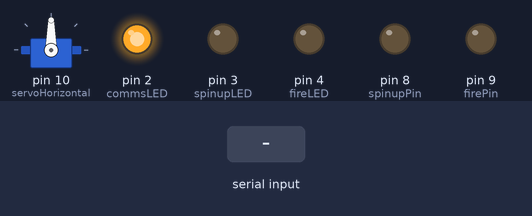
The sketch below on a simulated Arduino Uno, built with avr-gcc and run on an emulated ATmega328P. On the bench: servo, output pins drawn as LEDs (lit = HIGH). Inputs (shaded band) come from the test bench. What the sketch prints to the serial monitor is not drawn.

Above: at 5.8 s.
5.9 s: "M" received over Serial
7.4 s: "S" received over Serial
At 7.7 s:
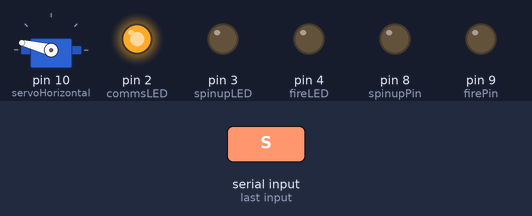
8.9 s: "F" received over Serial
10.4 s: "Q" received over Serial
At 11.2 s:
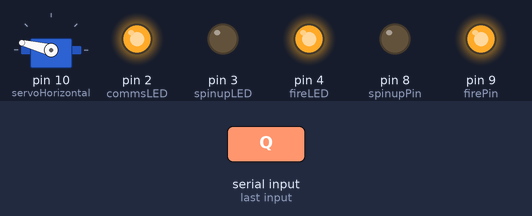
Timing chart, 0 to 12.9 s (numbered marks = the images above; inputs shaded):
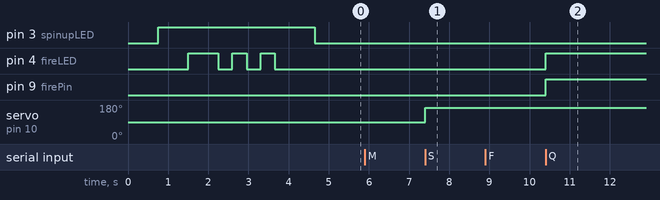

Measured:
- after the input at 5.9 s, every drawn part: stays the same
- after the input at 7.4 s, servo on pin 10 (servoHorizontal): 90° → 166° at once
- after the input at 8.9 s, every drawn part: stays the same
- after the input at 10.4 s, pin 4 (fireLED), pin 9 (firePin): LOW → HIGH at once

The sketch:

Turret.ino
```cpp
/*
 * Turret control for Wolters Kluwer Hackathon Dec 14, 2015
 *
 * Attach :
 *          Spin-up relay to pin 8
 *          Trigger relay to pin 9
 *          Servo to pin 10
 *
 *          Comms online LED to pin 2
 *          Spinup initiated LED to pin 3
 *          Fire initiated LED to pin 4
 */


#include <Servo.h>

// Servo
Servo servoHorizontal;

// Relays
int spinupPin = 8;
int firePin = 9;

// Status LEDs
int commsLED = 2;
int spinupLED = 3;
int fireLED = 4;

// Communication
char cmd = 0;
char data = 0;
int cnt = 0;

void setup() {
  Serial.begin(57600);
  while (!Serial) {
    ; // wait for serial port to connect. Needed for native USB port only
  }

  Serial.println("Starting Turret Control System");
  // Attach to servo and initialize each pin
  servoHorizontal.attach(10);
  pinMode(spinupPin, OUTPUT);
  Serial.println("Platform.....success");
  pinMode(firePin, OUTPUT);
  pinMode(commsLED, OUTPUT);
  pinMode(spinupLED, OUTPUT);
  pinMode(fireLED, OUTPUT);


  // Just some fancy stuff with the LEDs to show the board is "online"
  digitalWrite(commsLED, HIGH);
  Serial.println("Comms.....success");
  delay(750);
  digitalWrite(spinupLED, HIGH);
  Serial.println("Spinup.....success");
  delay(750);
  digitalWrite(fireLED, HIGH);
  Serial.print(".");
  delay(750);
  digitalWrite(fireLED, LOW);
  Serial.print(".");
  delay(350);
  digitalWrite(fireLED, HIGH);
  Serial.print(".");
  delay(350);
  digitalWrite(fireLED, LOW);
  Serial.print(".");
  delay(350);
  digitalWrite(fireLED, HIGH);
  Serial.print(".");
  delay(350);
  digitalWrite(fireLED, LOW);
  Serial.print(".");
  delay(1000);

  Serial.println("");
  digitalWrite(spinupLED, LOW);
  digitalWrite(fireLED, LOW);

  Serial.println("System Online.");
}


void loop()
{

  // Basically, looking for commands to come across the serial connection
  if (Serial.available() > 0)
  {
    char tmp = Serial.read();
    if (cnt == 0 && (tmp == 'M' || tmp == 'S' || tmp == 'F' || tmp == 'Q'))
    {
      // Grab the command
      Serial.print(tmp);
      cmd = tmp;
      cnt = 1;
    }
   else if (cnt == 1)
    {
      // Grab the value for the command
      Serial.print(tmp);
      data = tmp;
      execute();
      cnt = 0;
    }
  }
}


// Execute the commands received through the Serial connection
// M - Move servo to specific position
// S - Trigger the spinup relay
// F - Trigger the firing relay
// Q - Reset the relays
void execute()
{
  /////////////////////////////////

  if (cmd == 'M')
  {
    int calcPos = ((int)data * 2);
    servoHorizontal.write((int)calcPos);
    delay (10);
  }
  else if (cmd == 'S')
  {
    digitalWrite(spinupLED, HIGH);
    digitalWrite(spinupPin, HIGH);
    delay (10);
  }
  else if (cmd == 'F')
  {
    digitalWrite(fireLED, HIGH);
    digitalWrite(firePin, HIGH);
    delay (10);
  }
  else if (cmd == 'Q')
  {
    digitalWrite(spinupPin, LOW);
    digitalWrite(firePin, LOW);
    digitalWrite(spinupLED, LOW);
    digitalWrite(fireLED, LOW);

  }
}
```
